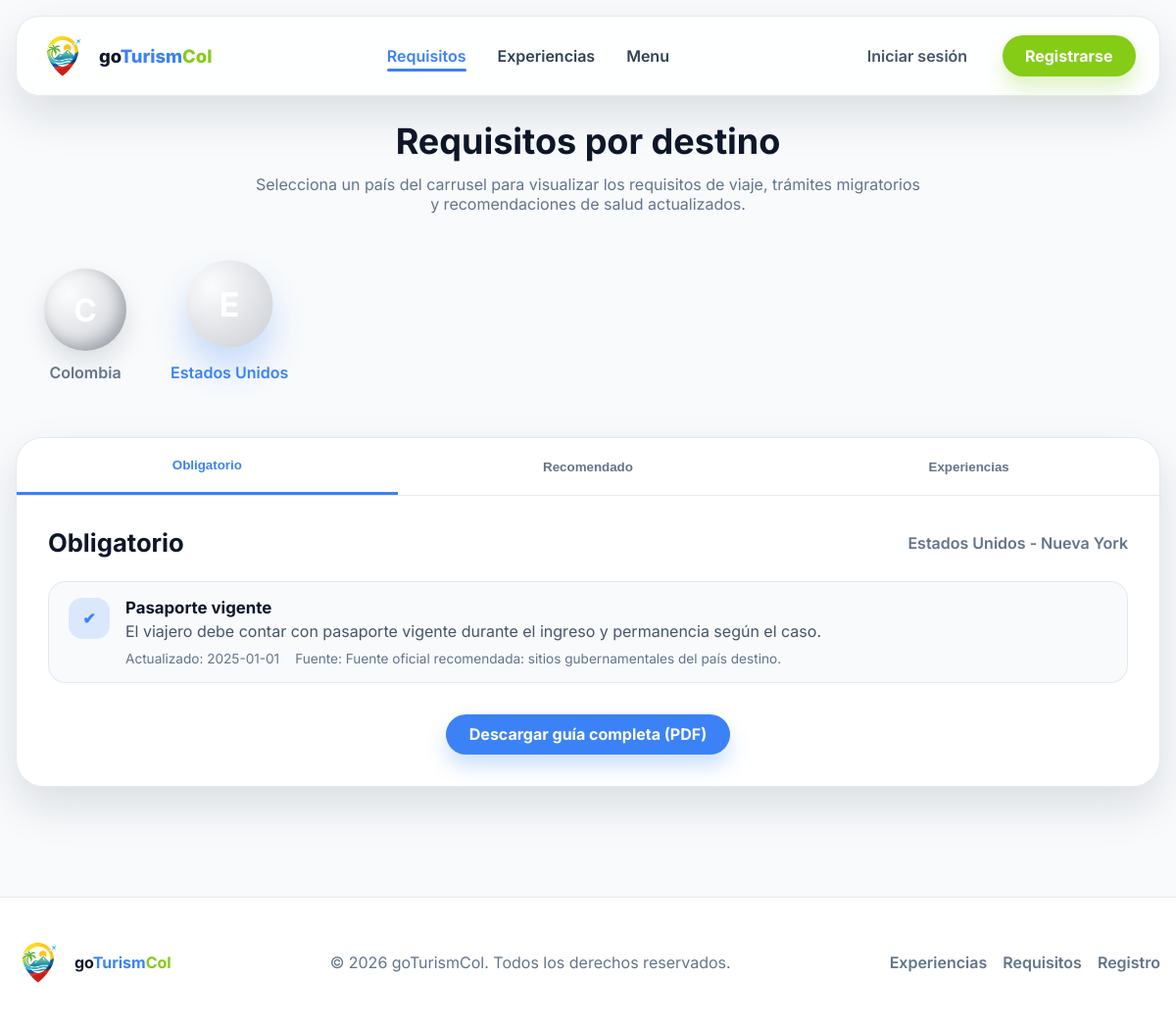
The page /public/requisitos.php?destino=2 on the database its author committed.
### tables this page shows
CREATE TABLE IF NOT EXISTS destino (
  id_destino INT AUTO_INCREMENT PRIMARY KEY,
  pais VARCHAR(120) NOT NULL,
  ciudad VARCHAR(120) NULL,
  descripcion_general TEXT NULL,
  bandera_path VARCHAR(255) NULL,
  estado ENUM('activo','inactivo') NOT NULL DEFAULT 'activo'
);

CREATE TABLE IF NOT EXISTS requisito_viaje (
  id_requisito INT AUTO_INCREMENT PRIMARY KEY,
  id_destino INT NOT NULL,
  titulo_requisito VARCHAR(180) NOT NULL,
  descripcion_requisito TEXT NOT NULL,
  tipo_requisito VARCHAR(80) NOT NULL,
  fuente_oficial TEXT NULL,
  fecha_ultima_actualizacion DATE NOT NULL,
  creado_por INT NOT NULL,
  estado ENUM('vigente','no_vigente') NOT NULL DEFAULT 'vigente',
  CONSTRAINT fk_req_destino FOREIGN KEY (id_destino) REFERENCES destino(id_destino) ON DELETE CASCADE,
  CONSTRAINT fk_req_creador FOREIGN KEY (creado_por) REFERENCES usuario(id_usuario) ON DELETE RESTRICT
);

### app/core/helpers.php (called while the page is built, shortened)
<?php
function e(string $s) : string { return htmlspecialchars($s, ENT_QUOTES, 'UTF-8'); }
function config(string $key, $default=null) {
  static $cfg = null;
  if (!$cfg) $cfg = require __DIR__ . '/config.php';
  $parts = explode('.', $key);
  $val = $cfg;
  foreach ($parts as $p) {
    $val = $val[$p];
  }
  return $val;
}
function base_url(string $path='') : string {
  $base = rtrim(config('app.base_url', ''), '/');
  $path = ltrim($path, '/');
  return $path ? $base . '/' . $path : $base;
}
function asset_url(string $path='') : string {
  $trimmed = ltrim($path, '/');
  $public_root = realpath(__DIR__ . '/../../public');
  $full_path = $public_root ? $public_root . '/' . $trimmed : null;
  $version = ($full_path && is_file($full_path)) ? filemtime($full_path) : null;
  $url = base_url($trimmed);
  if ($version) {
    $url .= (strpos($url, '?') === false ? '?v=' : '&v=') . $version;
  }
  return $url;
}

### app/core/config.php (called while the page is built)
<?php
return [
  'db' => [
    'host' => '127.0.0.1',
    'name' => 'umb_viajes',
    'user' => 'root',
    'pass' => '',
    'charset' => 'utf8mb4',
  ],
  'app' => [
    'base_url' => 'http://localhost/goTurismcol/public',
    'app_name' => 'goTurismCol',
  ],
  'security' => [
    'session_name' => 'UMB_VIAJES_SESS',
  ]
];

### public/requisitos.php (the view, shortened to what this page needs)
<?php
require_once __DIR__ . '/../app/core/helpers.php';
$pdo = db();
$destinos = $pdo->query("SELECT id_destino, pais, ciudad, bandera_path FROM destino WHERE estado='activo' ORDER BY pais, ciudad")->fetchAll();
$destino_id = isset($_GET['destino']) ? (int)$_GET['destino'] : 0;
$destino = null;
$requisitos = [];
if ($destino_id) {
  $stmt = $pdo->prepare("SELECT * FROM destino WHERE id_destino=? AND estado='activo'");
  $stmt->execute([$destino_id]);
  $destino = $stmt->fetch();
  if ($destino) {
    $stmt = $pdo->prepare("
      SELECT titulo_requisito, descripcion_requisito, tipo_requisito, fuente_oficial, fecha_ultima_actualizacion
      FROM requisito_viaje
      WHERE id_destino=? AND estado='vigente'
      ORDER BY tipo_requisito, titulo_requisito
    ");
    $stmt->execute([$destino_id]);
    $requisitos = $stmt->fetchAll();
  }
}
function map_requisito_tipo(string $tipo): string {
  $key = strtolower(trim($tipo));
  $aliases = [
    'obligatorio' => 'obligatorio',
    'obligatoria' => 'obligatorio',
    'recomendado' => 'recomendado',
    'recomendada' => 'recomendado',
    'informacion' => 'informacion',
    'información' => 'informacion',
    'info' => 'informacion',
    'general' => 'informacion',
    'informacion general' => 'informacion',
    'informacion gral' => 'informacion',
    'migratorio' => 'obligatorio',
    'documental' => 'obligatorio',
    'sanitario' => 'obligatorio',
  ];
  return $aliases[$key] ?? 'informacion';
}
function tipo_label(string $tipo): string {
  $map = [
    'obligatorio' => 'Obligatorio',
    'recomendado' => 'Recomendado',
    'informacion' => 'Información gral.',
  ];
  return $map[$tipo] ?? 'Información gral.';
}
$grouped = [
  'obligatorio' => [],
  'recomendado' => [],
];
foreach ($requisitos as $r) {
  $bucket = map_requisito_tipo($r['tipo_requisito']);
  $grouped[$bucket][] = $r;
}
?>
<!doctype html>
<html lang="es">
<head>
  <link href="<?= e(asset_url('assets/css/app.css')) ?>" rel="stylesheet">
</head>
<body>
<?php include __DIR__ . '/../app/views/partials/nav.php'; ?>
<main class="requirements-page">
  <section class="requirements-hero">
    <h1>Requisitos por destino</h1>
    <p>Selecciona un país del carrusel para visualizar los requisitos de viaje, trámites migratorios y recomendaciones de salud actualizados.</p>
  </section>
  <section class="flag-carousel">
    <?php if (!$destinos): ?>
      <p class="helper-text">No hay destinos activos para mostrar.</p>
    <?php else: ?>
      <div class="flag-track">
        <?php foreach ($destinos as $d): ?>
          <?php $is_active = $destino_id === (int)$d['id_destino']; ?>
          <a class="flag-item <?= $is_active ? 'is-active' : '' ?>" href="<?= e(base_url('requisitos.php?destino=' . (int)$d['id_destino'])) ?>">
            <span class="flag-sphere">
              <?php if (!empty($d['bandera_path'])): ?>
                <img src="<?= e(asset_url($d['bandera_path'])) ?>" alt="Bandera de <?= e($d['pais']) ?>">
              <?php else: ?>
                <span class="flag-fallback"><?= e(substr($d['pais'], 0, 1)) ?></span>
              <?php endif; ?>
            </span>
            <span class="flag-label"><?= e($d['pais']) ?></span>
          </a>
        <?php endforeach; ?>
      </div>
    <?php endif; ?>
  </section>
  <section class="requirements-card">
    <?php if (!$destino): ?>
      <p class="helper-text">Seleccione un destino para ver los requisitos disponibles.</p>
    <?php else: ?>
      <div class="requirements-tabs">
        <?php foreach (['obligatorio', 'recomendado', 'experiencias'] as $idx => $key): ?>
          <button class="tab-btn <?= $idx === 0 ? 'is-active' : '' ?>" data-tab="<?= e($key) ?>">
            <?= $key === 'experiencias' ? 'Experiencias' : e(tipo_label($key)) ?>
          </button>
        <?php endforeach; ?>
      </div>
      <div class="requirements-content">
        <?php foreach ($grouped as $key => $items): ?>
          <div class="tab-panel <?= $key === 'obligatorio' ? 'is-active' : '' ?>" data-panel="<?= e($key) ?>">
            <div class="panel-head">
              <h2><?= e(tipo_label($key)) ?></h2>
              <?php if ($destino): ?>
                <span><?= e($destino['pais'] . ($destino['ciudad'] ? ' - ' . $destino['ciudad'] : '')) ?></span>
              <?php endif; ?>
            </div>
            <?php if (!$items): ?>
              <p class="helper-text">No hay requisitos registrados para esta categoría.</p>
            <?php else: ?>
              <div class="requirements-list">
                <?php foreach ($items as $r): ?>
                  <article class="requirement-item">
                    <div class="requirement-icon">✔</div>
                    <div class="requirement-body">
                      <h3><?= e($r['titulo_requisito']) ?></h3>
                      <p><?= nl2br(e($r['descripcion_requisito'])) ?></p>
                      <div class="requirement-meta">
                        <span>Actualizado: <?= e($r['fecha_ultima_actualizacion']) ?></span>
                        <?php if (!empty($r['fuente_oficial'])): ?>
                          <span>Fuente: <?= e($r['fuente_oficial']) ?></span>
                        <?php endif; ?>
                      </div>
                    </div>
                  </article>
                <?php endforeach; ?>
              </div>
            <?php endif; ?>
          </div>
        <?php endforeach; ?>
      </div>
      <div class="requirements-footer">
        <a class="btn btn-primary" href="<?= e(base_url('requisitos_pdf.php?destino=' . (int)$destino_id)) ?>">Descargar guía completa (PDF)</a>
      </div>
    <?php endif; ?>
  </section>
</main>
<?php include __DIR__ . '/../app/views/partials/footer.php'; ?>
</body>
</html>

### public/assets/css/app.css (style rules this page uses)
:root { --primary: #3b82f6; --primary-dark: #2563eb; --secondary: #84cc16; --secondary-dark: #65a30d; --background: #f8fafc; --text: #0f172a; --muted: #64748b; --card: #ffffff; --radius: 24px; --shadow: 0 20px 45px rgba(15, 23, 42, 0.12); }
* { box-sizing: border-box; }
body { margin: 0; font-family: 'Inter', 'Segoe UI', sans-serif; color: var(--text); background: var(--background); }
a { text-decoration: none; color: inherit; }
.btn { display: inline-flex; align-items: center; justify-content: center; gap: 0.5rem; padding: 0.6rem 1.4rem; border-radius: 999px; font-weight: 700; border: 1px solid transparent; transition: transform 0.2s ease, box-shadow 0.2s ease, background 0.2s ease; }
.btn-primary { background: var(--primary); color: #ffffff; box-shadow: 0 12px 20px rgba(59, 130, 246, 0.25); }
.requirements-page { max-width: 1200px; margin: 0 auto; padding: 2.5rem 1rem 4rem; display: flex; flex-direction: column; gap: 2rem; }
.requirements-hero { text-align: center; }
.requirements-hero h1 { font-size: clamp(2.2rem, 3vw, 2.8rem); margin: 0 0 0.75rem; }
.requirements-hero p { margin: 0 auto; max-width: 680px; color: var(--muted); }
.flag-carousel { position: relative; }
.flag-track { display: flex; gap: 2rem; overflow-x: auto; padding: 1.5rem 1rem; scroll-behavior: smooth; }
.flag-item { display: flex; flex-direction: column; align-items: center; gap: 0.75rem; min-width: 110px; color: var(--muted); font-weight: 600; }
.flag-item.is-active { color: var(--primary); }
.flag-sphere { width: 84px; height: 84px; border-radius: 999px; overflow: hidden; display: grid; place-items: center; background: radial-gradient(circle at 30% 30%, rgba(255, 255, 255, 0.45), rgba(15, 23, 42, 0.2)); box-shadow: inset -6px -6px 14px rgba(15, 23, 42, 0.25), 0 12px 24px rgba(15, 23, 42, 0.12); transition: transform 0.3s ease, box-shadow 0.3s ease; }
.flag-item:hover .flag-sphere, .flag-item.is-active .flag-sphere { transform: translateY(-6px) scale(1.06); box-shadow: 0 20px 30px rgba(59, 130, 246, 0.25); }
.flag-fallback { font-size: 2rem; font-weight: 700; color: #ffffff; }
.requirements-card { background: var(--card); border-radius: 28px; border: 1px solid rgba(226, 232, 240, 0.9); box-shadow: var(--shadow); overflow: hidden; }
.requirements-tabs { display: grid; grid-template-columns: repeat(3, minmax(0, 1fr)); border-bottom: 1px solid rgba(226, 232, 240, 0.9); background: #ffffff; }
.tab-btn { padding: 1.25rem 1rem; font-weight: 700; border: none; background: transparent; color: var(--muted); cursor: pointer; }
.tab-btn.is-active { color: var(--primary); border-bottom: 3px solid var(--primary); }
.requirements-content { padding: 2rem; }
.tab-panel { display: none; }
.tab-panel.is-active { display: block; }
.panel-head { display: flex; align-items: center; justify-content: space-between; gap: 1rem; margin-bottom: 1.5rem; }
.panel-head h2 { margin: 0; font-size: 1.6rem; }
.panel-head span { color: var(--muted); font-weight: 600; }
.requirements-list { display: flex; flex-direction: column; gap: 1rem; }
.requirement-item { display: flex; gap: 1rem; padding: 1rem 1.25rem; border-radius: 18px; background: #f8fafc; border: 1px solid rgba(226, 232, 240, 0.9); }
.requirement-icon { width: 42px; height: 42px; border-radius: 14px; background: rgba(59, 130, 246, 0.15); color: var(--primary); display: grid; place-items: center; font-weight: 700; }
.requirement-body h3 { margin: 0 0 0.25rem; font-size: 1.05rem; }
.requirement-body p { margin: 0 0 0.6rem; color: #475569; }
.requirement-meta { display: flex; flex-wrap: wrap; gap: 1rem; font-size: 0.85rem; color: var(--muted); }
.requirements-footer { padding: 0 2rem 2rem; display: flex; justify-content: center; }

### rows shown on the page
destino: pais "C", pais "Colombia"
destino: pais "E", pais "Estados Unidos", pais+ciudad "Estados Unidos - Nueva York"
requisito_viaje: titulo_requisito "Pasaporte vigente", descripcion_requisito "El viajero debe contar con pasaporte vigente durante el ingreso y permanencia según el caso.", fecha_ultima_actualizacion "2025-01-01", fuente_oficial "Fuente oficial recomendada: sitios gubernamentales del país destino."

### other values the page prints
tipo_label($key) "Obligatorio"
tipo_label($key) "Recomendado"
config('app.app_name') "goTurismCol"
